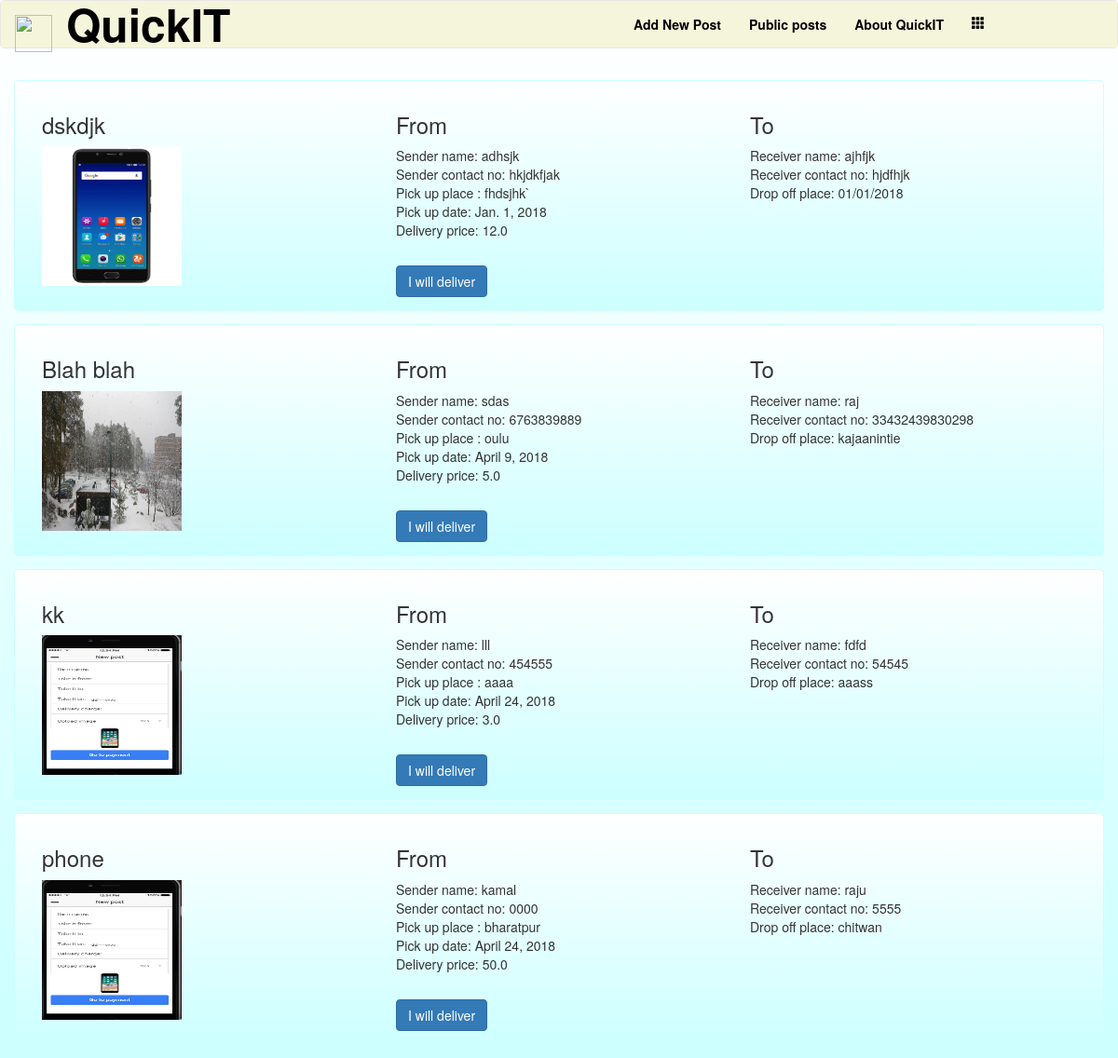
The app's page /itemlist/ with its own data.
### carrier/models.py (models this page shows, shortened)
class Item(models.Model):
    item_name = models.CharField(max_length=200, default='')
    sender_name = models.CharField(max_length=200, default='')
    phone_regex = RegexValidator(regex=r'^\+?1?\d{9,15}$', message="Phone number must be entered in the format: '+999999999'. Up to 15 digits allowed.")
    sender_no = models.CharField(max_length=17, null=True, blank=True)
    receiver_name = models.CharField(max_length=200, default='')
    receiver_no = models.CharField(max_length=17, default='')
    pickup_place = models.CharField(max_length=300, default='')
    dropoff_place = models.CharField(max_length=300, default='')
    pickup_date = models.DateField(null=True, blank=True)
    delivery_price=models.FloatField(null=True, blank=True, default=0.0)
    item_image = models.ImageField(upload_to = 'pic_folder/', default = 'pic_folder/None/no-img.jpg')

### carrier/views.py (the view)
# urls.py: url(r'^itemlist/$', views.ItemListView.as_view(),name='item-list'),
class ItemListView(TemplateView):
    def get(self, request):
        context = {}
        items = Item.objects.all()
        context["items"] = items
        return render(request, 'itemlist.html', context)

### templates/itemlist.html (shortened to what this page needs)
{% extends "header.html" %}
{% block a%}
<div class="container">
    <div class="row">
        <div class="col-md-12">
                {% for item in items%}
            <div class="row post">
                <div class="col-md-4 image">
                            <h3>  {{ item.item_name }}</h3>
                            <img src="{{ item.item_image.url }}">
                    </div>
               <div class="col-md-4">
                <h3>From </h3>
                Sender name:    {{ item.sender_name }}<br>
                Sender contact no:  {{ item.sender_no }} <br>
                Pick up place :     {{ item.pickup_place }}<br>
                Pick up date:       {{ item.pickup_date }}<br>
                Delivery price:     {{ item.delivery_price }}
                <span class="button">
                        <button class="btn btn-primary" type="button">I will deliver </button>
                    </span>
            </div>
            <div class="col-md-4">
                    <h3>To </h3>
                    Receiver name:   {{ item.receiver_name }}<br>
                    Receiver contact no:    {{ item.receiver_no }} <br>
                    Drop off place:      {{ item.dropoff_place }}<br>
               </div>
        </div>
        {% endfor %}
        </div>
    </div>
</div>
          {% endblock %}

### templates/header.html (shortened to what this page needs)
{% load staticfiles %}
<html>
    <head>
    <link rel="stylesheet" href="{% static '/css/main.css' %}">
    <link rel="stylesheet" href="https://maxcdn.bootstrapcdn.com/bootstrap/3.3.7/css/bootstrap.min.css">
    </head>
    </head>
    <body style="background:linear-gradient(to bottom,#ffffff 0%, #ccffff 100%)">
    <nav class="navbar navbar-default">
            <div class="container-fluid" style="background:beige">
              <div class="navbar-header ">
                <a class="navbar-brand" href="#">
                  <img class="logo"  src= "https://cdn1.iconfinder.com/data/icons/logistics-delivery-set-3/512/37-512.png" />
                  </a>
                  <a class="navbar-brand" href="#" style="font-weight:bold; color:black; font-size:-webkit-xxx-large" >QuickIT</a></li>
              </div>
              <ul class="nav navbar-nav pull-right" style="margin-right:8em;">
                 <li>
                 <a href="/item/entry/" >Add New Post</a></li>
                  <li><a href="/itemlist/">Public posts</a></li>
                <li><a href="/aboutus/">About QuickIT</a></li>
      <li class="dropdown">
        <a class="dropdown-toggle" data-toggle="dropdown" href="#">
        <span class="glyphicon glyphicon-th"></span></a>
      </li>
              </ul>
            </div>
          </nav>
        </body>
       {% block a %}
     {% endblock %}

### static/css/main.css (style rules this page uses)
img.logo { height: 40px; width: 40px; }
div.post { background: linear-gradient(to bottom,#ffffff 0%, #ccffff 100%) }
.post { border:1px solid #ccfffe; margin: 1em; padding: 1em; border-radius: 5px; }
.image img { width: 150px; height: 150px; float: left; }
.button button { display: block; margin-top:2em; margin-right: 2em; }
h3 { color: blue; text-align: left; }
.navbar-default .navbar-nav li a { font-weight: bold; color: black !important; }

### records on screen
Item: item_name "dskdjk", item_image (picture), sender_name "adhsjk", sender_no "hkjdkfjak", pickup_place "fhdsjhk`", pickup_date "Jan. 1, 2018", delivery_price "12.0", receiver_name "ajhfjk", receiver_no "hjdfhjk", dropoff_place "01/01/2018"
Item: item_name "Blah blah", item_image (picture), sender_name "sdas", sender_no "6763839889", pickup_place "oulu", pickup_date "April 9, 2018", delivery_price "5.0", receiver_name "raj", receiver_no "33432439830298", dropoff_place "kajaanintie"
Item: item_name "kk", item_image (picture), sender_name "lll", sender_no "454555", pickup_place "aaaa", pickup_date "April 24, 2018", delivery_price "3.0", receiver_name "fdfd", receiver_no "54545", dropoff_place "aaass"
Item: item_name "phone", item_image (picture), sender_name "kamal", sender_no "0000", pickup_place "bharatpur", pickup_date "April 24, 2018", delivery_price "50.0", receiver_name "raju", receiver_no "5555", dropoff_place "chitwan"
